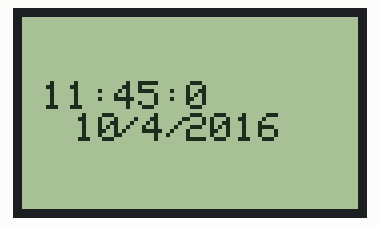
Simulated run of this sketch. Board: Arduino Uno, built with avr-gcc and run on an emulated ATmega328P. Shown: 84×48 one-colour display.

Above: at 0.6 s.

The sketch:

ActualPrintTest.ino
```cpp
#include <Time.h>
#include <TimeLib.h>
#include <PCD8544.h>


// A custom glyph (a smiley)...
static const byte glyph [ ] = { B00010000, B00110100, B00110000, B00110100, B00010000 };

char Str1[1] = "1234";

static PCD8544 lcd;

String stringOne, stringTwo, stringThree, stringFour, stringMisc;


void setup() {
  // PCD8544-compatible displays may have a different resolution...
  lcd.begin(84, 48);
lcd.clear();
  // Add the smiley to position "0" of the ASCII table...
 // lcd.createChar(0, glyph);
lcd.setCursor(10, 2);
lcd.print("Gay");
lcd.setCursor(40, 3);
lcd.print("WATCH");
  delay(500);
  lcd.clear();
  setTime(11,45,0,4,10,2016);
  // setTime(hr,min,sec,day,month,yr);
  stringOne = String(hour());
  stringTwo = String(":");
  stringThree = String(minute());
  stringFour = String(second());
  stringMisc = String();

}

void loop() {
  // Just to show the program is alive..

//Text
  /*
  lcd.setCursor(4, 1);
  lcd.print(" ");
  lcd.setCursor(30, 1);
  lcd.print(" ");
*/
// Hours
  lcd.setCursor(18, 2);
  if(hour() < 10)
  {
    lcd.setCursor(18, 2);
    lcd.print("0");
    lcd.setCursor(25, 2);
    lcd.print(hour(), DEC);
  }
  else
  {
   lcd.setCursor(5, 2);
   lcd.print(stringOne + stringTwo + stringThree + stringTwo + stringFour);
   //lcd.print((hour(), DEC));
  }
/*
  // Colon
  lcd.setCursor(30, 2);
  lcd.print(":");


  // Minutes
  if(minute() < 10)
  {
    lcd.setCursor(32, 2);
  //  lcd.print("0");
    lcd.setCursor(32, 2);
    lcd.print(minute(), DEC);
  }
  else
  {
   lcd.setCursor(42, 2);
   lcd.print(minute(), DEC);
  }

  // Colon
  lcd.setCursor(50, 2);
  lcd.print(":");


  // Seconds
    if(second() < 10)
  {
    lcd.setCursor(55, 2);
    lcd.print("0");
    lcd.setCursor(61, 2);
    lcd.print(second(), DEC);
  }
  else
  {
   lcd.setCursor(55, 2);
   lcd.print(second(), DEC);
  }
*/
  // Print Month
  lcd.setCursor(13, 3);
  lcd.print(month());

  // Print Slash
  lcd.setCursor(24, 3);
  lcd.print("/");

  // Print Day
  lcd.setCursor(30, 3);
  lcd.print(day());

  //Print Slash
  lcd.setCursor(36, 3);
  lcd.print("/");

  //Print Year
  lcd.setCursor(41, 3);
  lcd.print(year());


// Smileys
/*
lcd.setCursor(34, 4);
lcd.write(0);
lcd.setCursor(42, 4);
lcd.write(0);
lcd.setCursor(50, 4);
lcd.write(0);
lcd.setCursor(0, 0);
lcd.write(1);
*/


//Seconds
  delay(1000);
}
```
